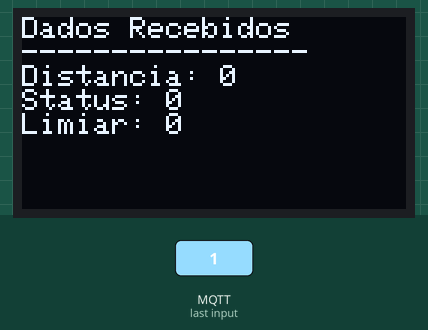
This sketch was run on a simulated ESP32. On the bench: 128×64 one-colour display. The inputs (shaded band) are chosen by the test bench. WiFi joins after 1.5 s; servers stay silent unless stated; no MQTT or app messages arrive unless stated; what the sketch prints to the serial monitor is not drawn.

2.9 s: MQTT message "1" arrives on the first subscribed topic
Above: at 3.8 s.
4.4 s: MQTT message "on" arrives on the first subscribed topic
5.9 s: MQTT message "off" arrives on the first subscribed topic
Timing chart, 0 to 8.9 s (numbered marks = the images above; inputs shaded):
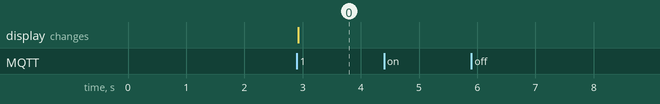

The sketch:

1-1.ino
```cpp
#include <WiFi.h>
#include <PubSubClient.h>
#include <Wire.h>
#include <Adafruit_GFX.h>
#include <Adafruit_SSD1306.h>
#include <ArduinoJson.h>

JsonDocument doc;


const String SSID = "iPhone";
const String PSWD = "123456789";

const String brokerUrl = "test.mosquitto.org";
const int port = 1883;


#define SCREEN_WIDTH 128
#define SCREEN_HEIGHT 64
#define I2C_SDA 5
#define I2C_SCK 6


WiFiClient espClient;
PubSubClient mqttClient(espClient);
Adafruit_SSD1306 tela(SCREEN_WIDTH, SCREEN_HEIGHT, &Wire, -1);


void mostrarNaTela(int distancia, bool movimento, int limiar) {
  tela.clearDisplay();
  tela.setTextSize(1);
  tela.setTextColor(SSD1306_WHITE);
  tela.setCursor(0, 0);
  tela.println("Dados Recebidos");
  tela.println("----------------");
  tela.setTextSize(1);
  tela.print("Distancia: ");
  tela.println(distancia);
  tela.print("Status: ");
  tela.println(movimento);
  tela.print("Limiar: ");
  tela.println(limiar);
  tela.display();
  Serial.println(">>> Dados exibidos no display");
}


void callback(char* topic, byte* payload, unsigned long length) {
  String mensagem = "";
  for (int i = 0; i < length; i++) mensagem += (char)payload[i];

  Serial.print("Mensagem recebida do MQTT: ");
  Serial.println(mensagem);

  DeserializationError error = deserializeJson(doc, mensagem);
  if (!error) {
    int distancia = doc["distancia"];
    bool movimento = doc["movimento"];
    int limiar = doc["val_pot"];

    Serial.println(distancia);
    Serial.println(movimento);
    Serial.println(limiar);
    // Serial.println("Movimento: " + (char)movimento);
    // Serial.println("Limiar: " + (char)limiar);

    mostrarNaTela(distancia, movimento, limiar);
  }
}


void conexaoBroker() {
  mqttClient.setServer(brokerUrl.c_str(), port);
  mqttClient.setCallback(callback);

  Serial.print("Conectando ao broker MQTT...");
  while (!mqttClient.connected()) {
    if (mqttClient.connect("MonitorCentral")) {
      Serial.println(" Conectado!");
    } else {
      Serial.print(".");
      delay(2000);
    }
  }

  mqttClient.subscribe("osguri/estacao/dados");
  Serial.println("Inscrito no tópico: osguri/estacao/dados");
}


void conexaoWifi() {
  Serial.println("Conectando ao Wi-Fi...");
  WiFi.begin(SSID, PSWD);

  int tentativas = 0;
  while (WiFi.status() != WL_CONNECTED && tentativas < 50) {
    delay(500);
    Serial.print(".");
    tentativas++;
  }

  if (WiFi.status() == WL_CONNECTED) {
    Serial.println("\nWi-Fi conectado!");
    Serial.print("IP: ");
    Serial.println(WiFi.localIP());
  } else {
    Serial.println("\nFalha ao conectar no Wi-Fi!");
  }
}


void setup() {
  Serial.begin(115200);
  Wire.begin(I2C_SDA, I2C_SCK);

  if (!tela.begin(SSD1306_SWITCHCAPVCC, 0x3C)) {
    Serial.println("Falha ao inicializar o display OLED!");
    while (true)
      ;
  }

  tela.clearDisplay();
  tela.setTextSize(1);
  tela.setTextColor(SSD1306_WHITE);
  tela.setCursor(10, 25);
  tela.println("Conectando...");
  tela.display();

  conexaoWifi();
  conexaoBroker();
}


void loop() {
  if (WiFi.status() != WL_CONNECTED) {
    Serial.println("Wi-Fi desconectado. Tentando reconectar...");
    conexaoWifi();
  }

  if (!mqttClient.connected()) {
    Serial.println("MQTT desconectado. Tentando reconectar...");
    conexaoBroker();
  }

  mqttClient.loop();
}
```

Measured:
- after the input at 2.9 s, the display: changes at once (image 0)
- after the input at 4.4 s, every drawn part: stays the same
- after the input at 5.9 s, every drawn part: stays the same
